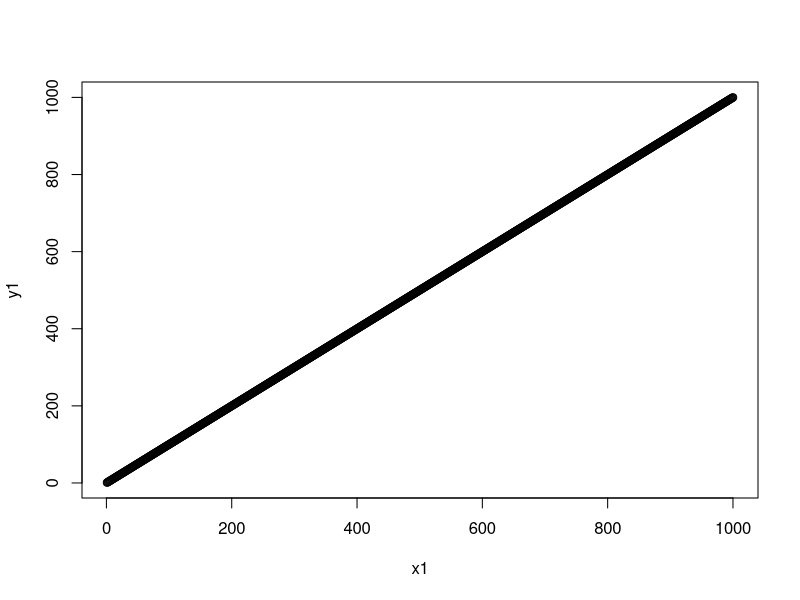
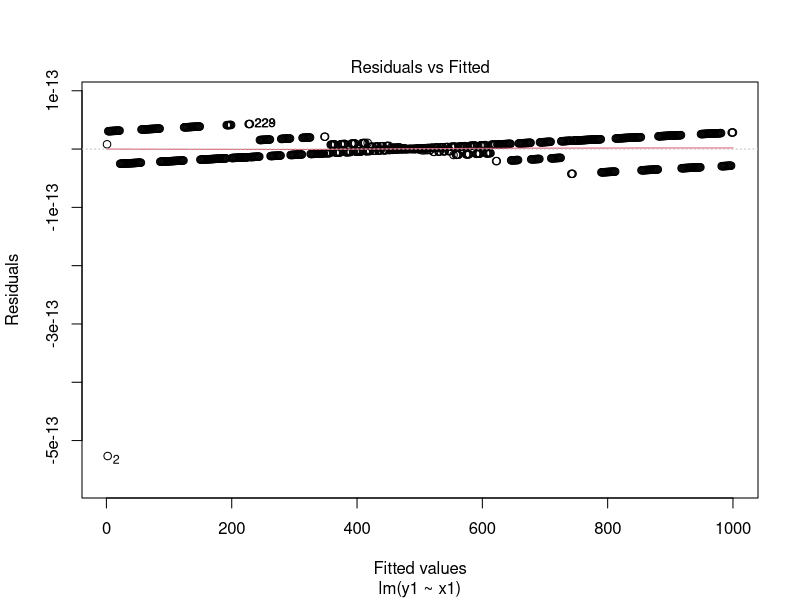
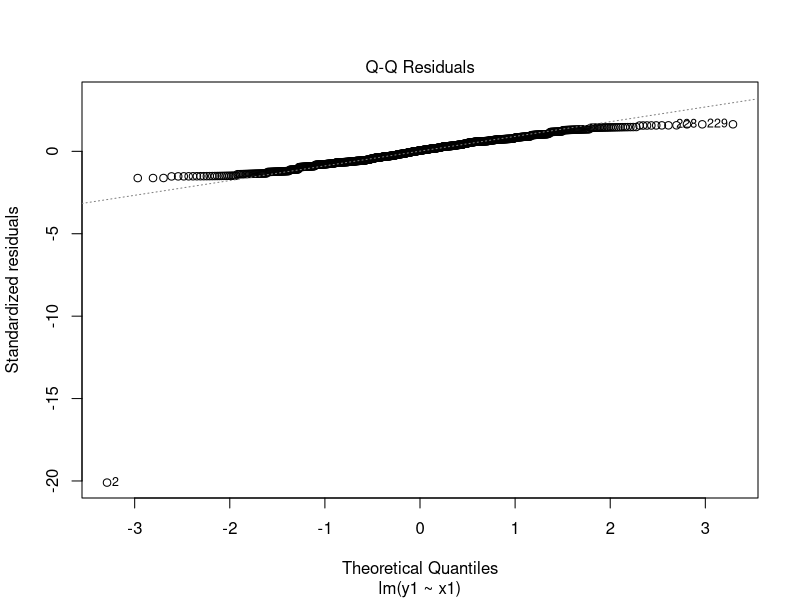
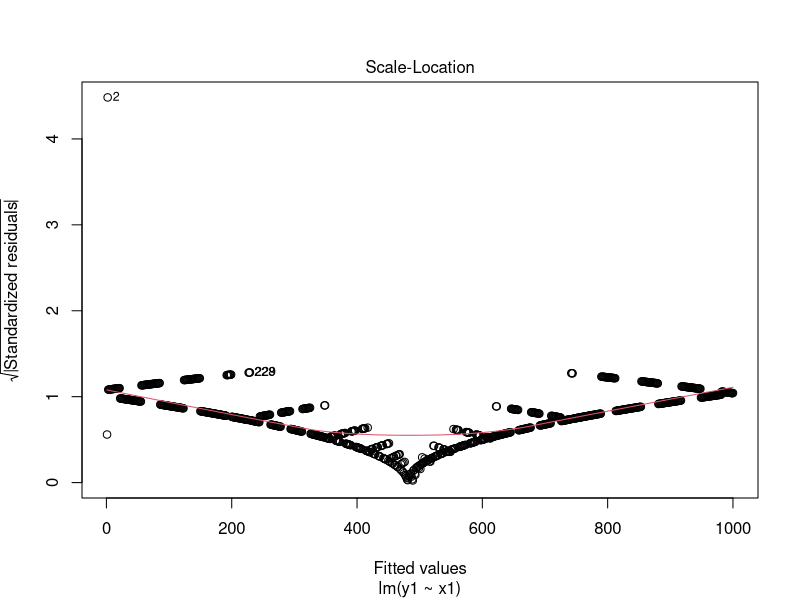
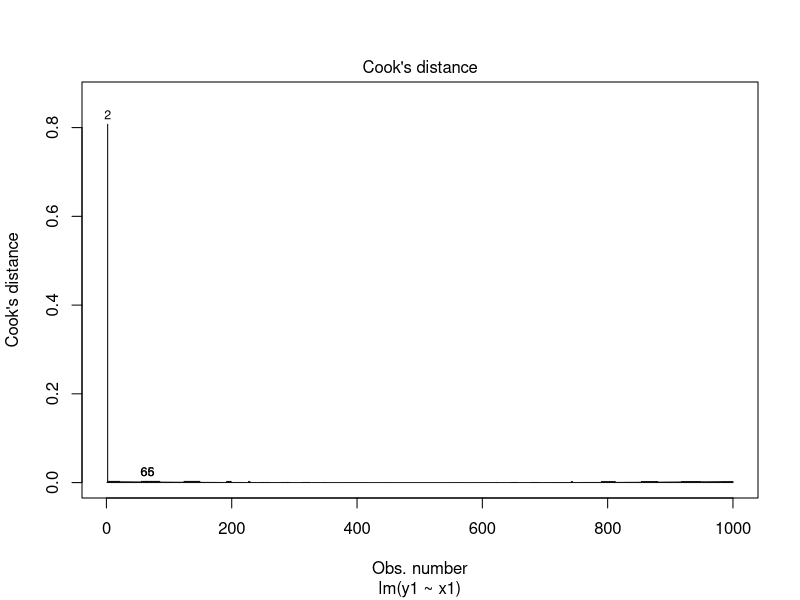
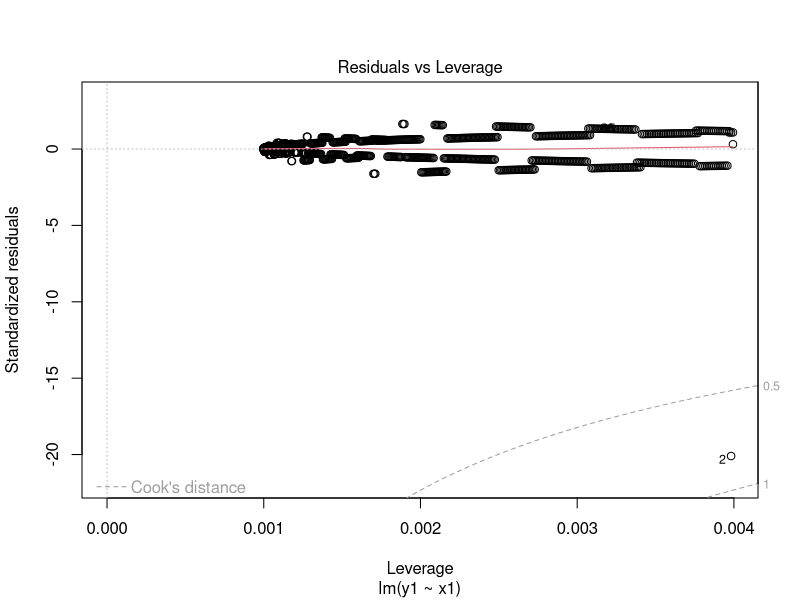
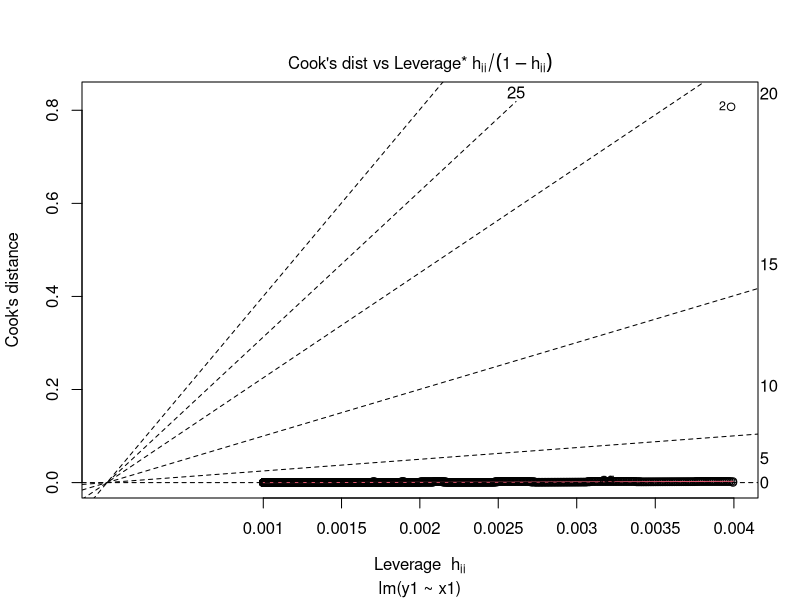
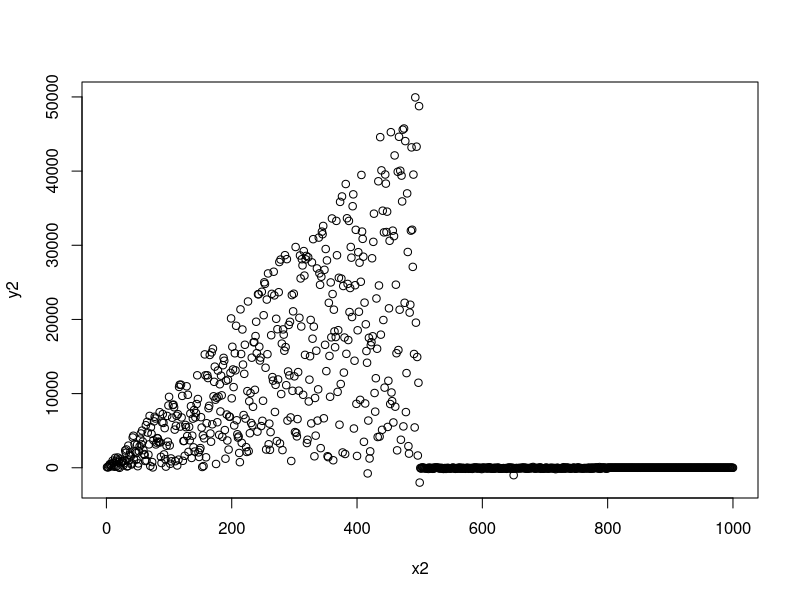

The R script that drew these images, in order:
## ---- chunk 1
library(ggplot2)
library(lmtest)

x1<-c(1:1000)
y1<-x1
dataset1<-data.frame(x1,y1)
model<-lm(y1~x1, data=dataset1)
plot(y1~x1, data=dataset1)
plot(model, which=1:6)
model$residuals[1:20]
## ---- chunk 2
x2<-x1
y2<-0
y2[1:500]<-(runif(500, 1, 100)+rnorm(500)*2)*x2[1:500]
y2[501:800]<- -runif(300, 1, 100)+rnorm(300)*40
y2[801:1000]<- runif(200)+rnorm(200)
y2[500]<--2000
y2[650]<- -1000
dataset2<-data.frame(x2,y2)
model2<-lm(y2~x2, data=dataset2)
plot(y2~x2, data=dataset2)
plot(model2, which=1:6)
## ---- chunk 3
par(mfrow=c(1,2))
for(i in 1:6){
  plot(model, which=i)
  plot(model2, which=i)
}
par(mfrow=c(1,1))
## ---- chunk 4
shapiro.test(rstandard(model))
shapiro.test(rstandard(model2))
## ---- chunk 5
y3<-y1+rnorm(1000)*10
dataset3<-data.frame(x1,y3)
model<-lm(y3~x1, data=dataset3)
shapiro.test(rstandard(model))
shapiro.test(rstandard(model2))
## ---- chunk 6
plot(x2~y2, data=dataset2)
par(mfrow=c(1,2))
hmctest(y3~x1, order.by=~x1, data = dataset3, plot=TRUE)
hmctest(x2~y2, order.by=~y2, data = dataset2, plot=TRUE)
par(mfrow=c(1,1))
## ---- chunk 7
dataset2$y2[200:500]<- -dataset2$y2[200:500]
plot(y2~x2, data=dataset2)
raintest(y3~x1, order.by=~x1, data = dataset3)
raintest(y2~x2, order.by=~x2, data = dataset2)
